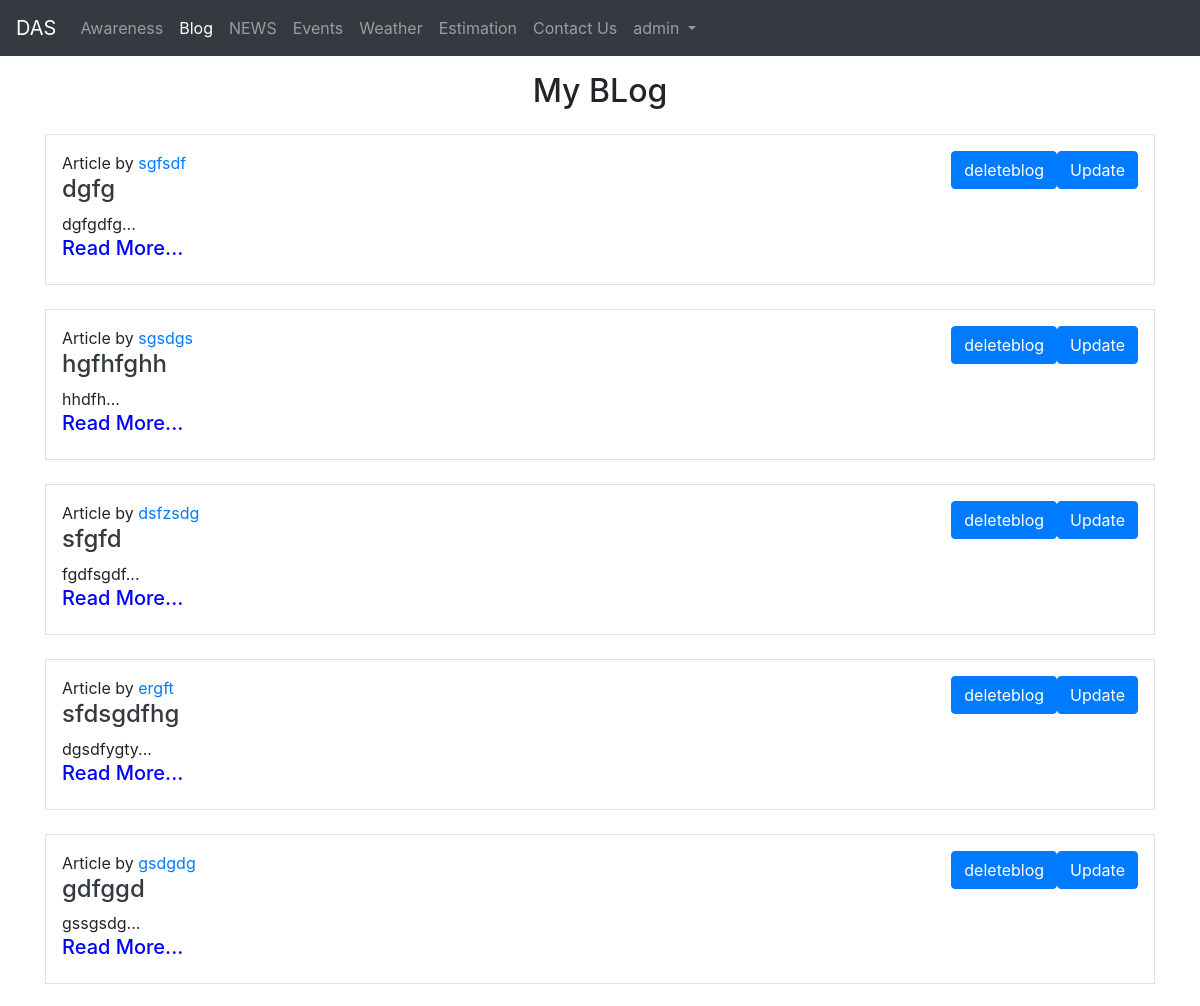
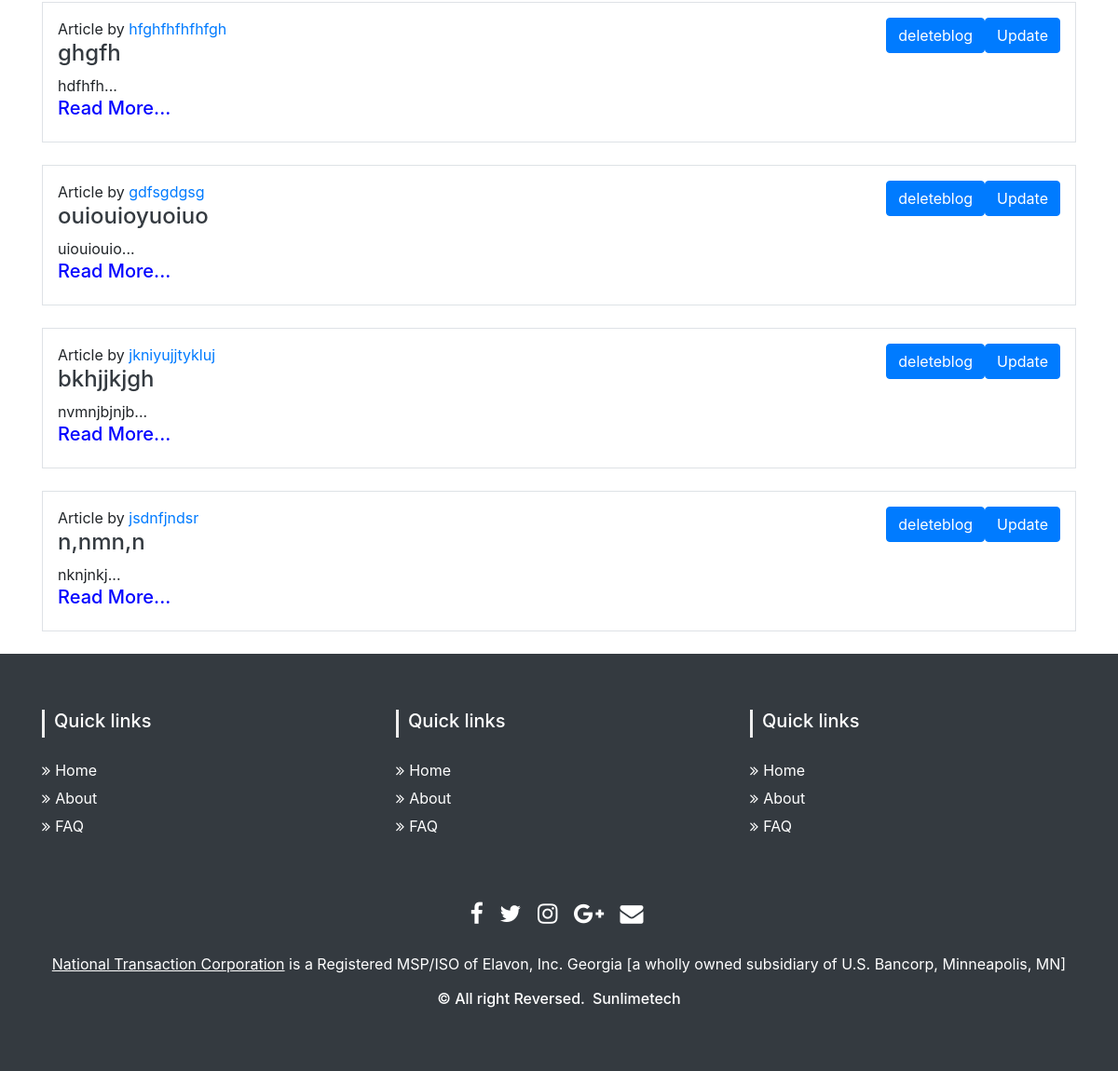
Before: /myblogs/admin (signed in) with the older database file (2 pictures, top to bottom).
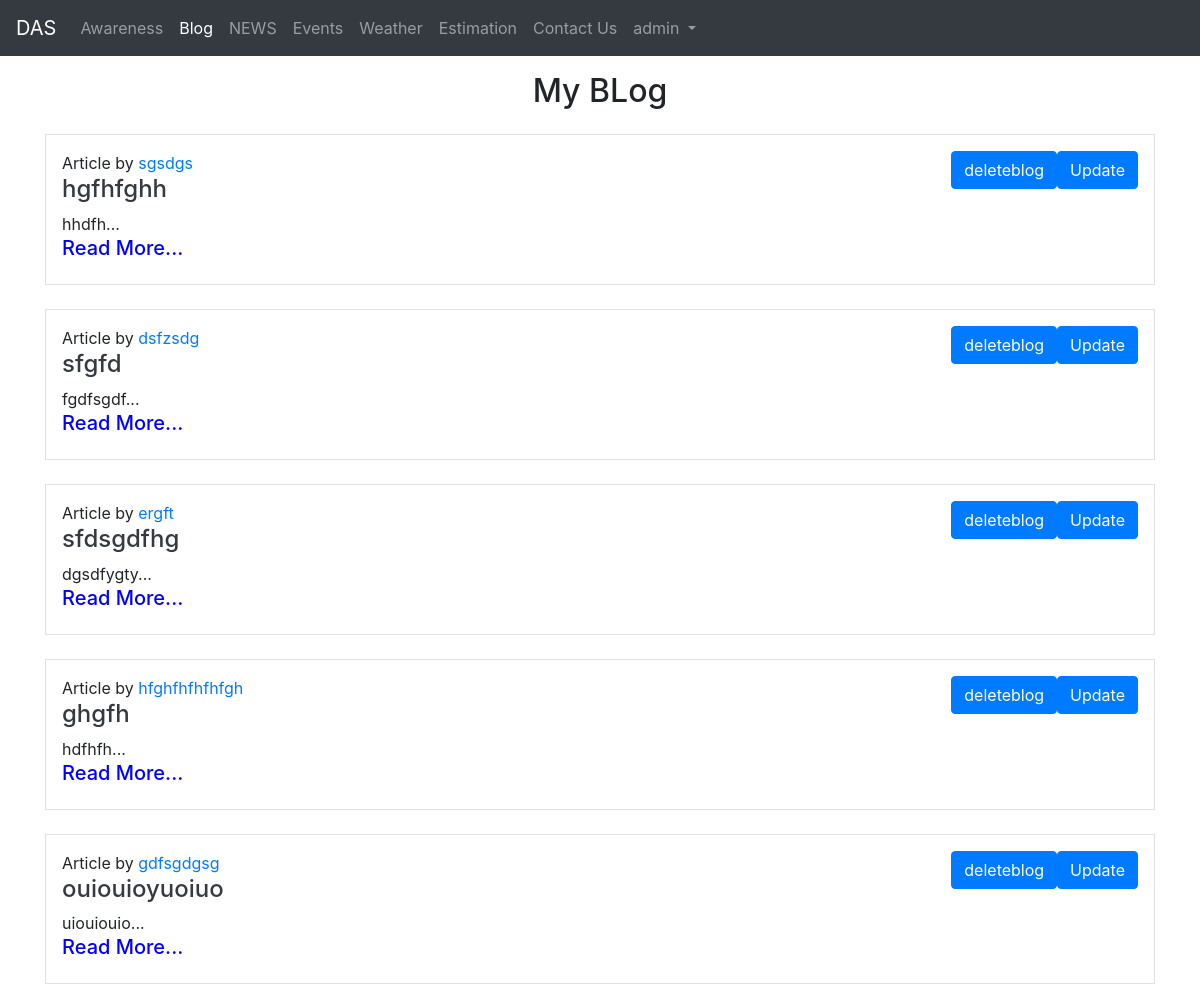
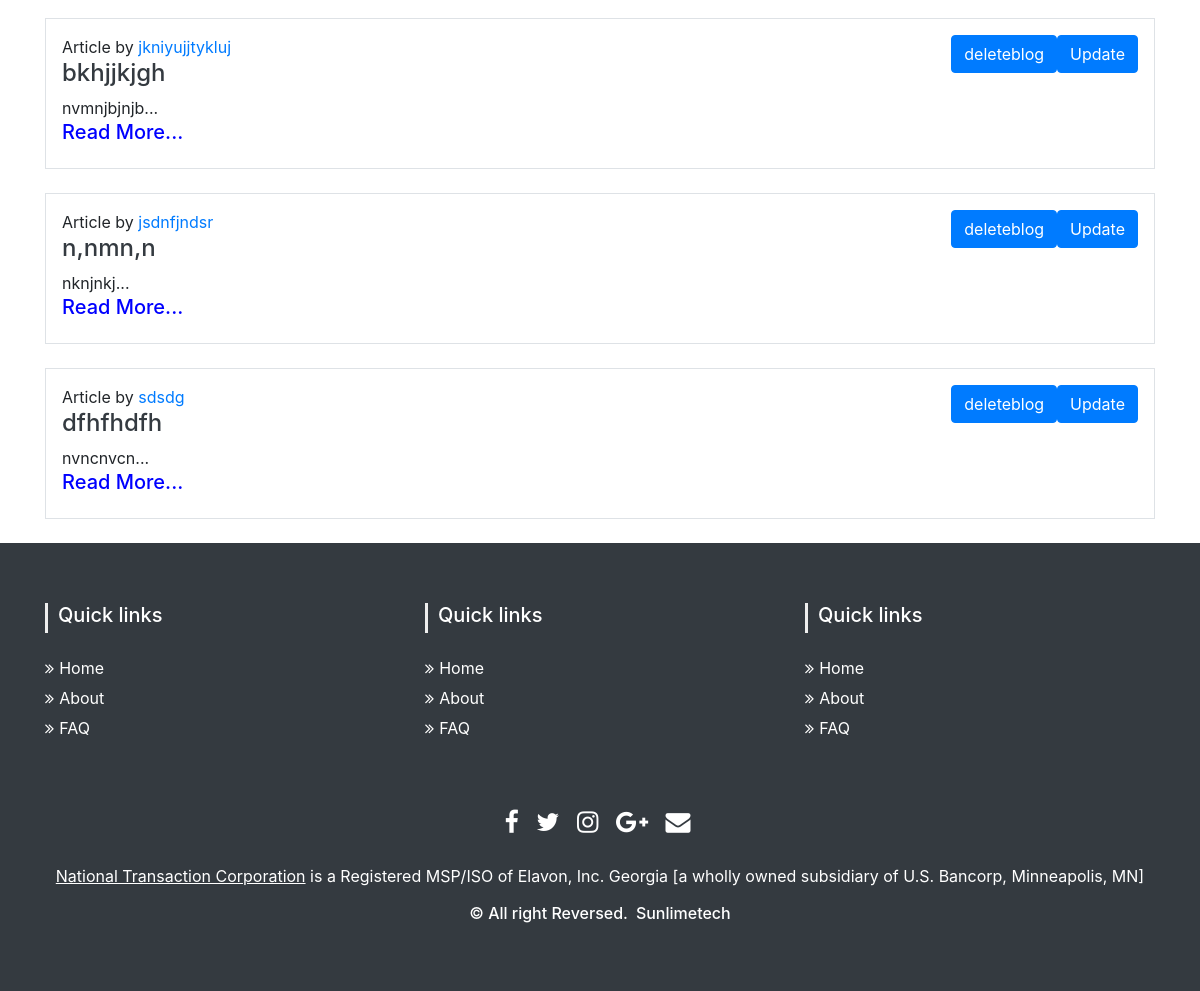
After: the same page with the newer database file (2 pictures, top to bottom).
### fyp/models.py (models this page shows)
class Blog(models.Model):
    sno = models.AutoField(primary_key=True)
    title = models.CharField(max_length=200)
    content = RichTextField()
    short_desc = models.CharField(max_length=300, default="")
    slug = models.SlugField(max_length=25)
    time = models.DateTimeField(auto_now_add=True)
    author = models.CharField(max_length=20, default="")
    username = models.CharField(max_length=20, default="")
    def __str__(self):
        return self.title

### fyp/views.py (the view)
# urls.py: path('myblogs/<str:username>', views.myblogs, name='myblogs'),
def myblogs(request,username):
    blogs = Blog.objects.filter(username=username)
    print(blogs)
    context={'blogs':blogs}
    return render(request, 'myblogs.html',context)

### templates/myblogs.html (shortened to what this page needs)
{% extends 'base.html' %}
{% block blogactive %}active{% endblock blogactive %}
{% block body %}
{% if user.is_authenticated %}
<div class="container">
  <h2 class="text-center my-3">My BLog</h2>
  {% if blogs|length < 1 %}
  <h3>You haven't written any blog yet.</h3>
  {% else %}
  {% for blog in blogs %}
  <div class="my-4 p-3 border">
    <a class="btn btn-primary my-2 my-sm-0" style="float:right;" href="/blogupdate/{{blog.title}}"
      role="button">Update</a>
    <a class="btn btn-primary my-2 my-sm-0" style="float:right;" href="/deleteblog/{{blog.title}}"
      role="button">deleteblog</a>
    <p class="mb-0 "> Article by <a href="#">{{blog.author}}</a></p>
    <h4 class="text-dark"> <a href="/blogpost/{{blog.slug}}" class="text-dark">{{blog.title}}</a></h4>
    <div>
      {{blog.short_desc|slice:200}}...
    </div>
    <a href="/blogpost/{{blog.slug}}" class="text-dark">
      <h5 style="color: blue;">Read More...</h5>
    </a>
</div>
{% endfor %}
{% endif %}
</div>
{% endif %}
{% endblock body %}

Changed rows visible on the page:
removed Blog: author "sgfsdf", title "dgfg", short_desc "dgfgdfg"
removed Blog: author "gsdgdg", title "gdfggd", short_desc "gssgsdg"
added Blog: author "sdsdg", title "dfhfhdfh", short_desc "nvncnvcn"
